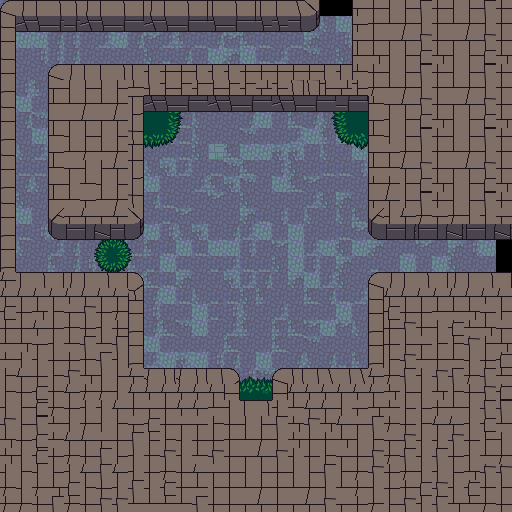

Below is a game level as drawn by its tile map, then a one-line description and the .tmx that defines it (tile-layer data replaced by summaries):
An orthogonal 32x32 tile map with 16x16 px tiles, 3 tile layers (Floor, Spawns, Walls) and 8 objects.

<map version="1.4" tiledversion="1.4.1" orientation="orthogonal" renderorder="right-down" width="32" height="32" tilewidth="16" tileheight="16" infinite="0" nextlayerid="7" nextobjectid="11">
 <tileset firstgid="1" name="tile_terrain" tilewidth="16" tileheight="16" tilecount="4096" columns="64">
  <image source="tile_terrain.png" width="1024" height="1024" />
 </tileset>
 <layer id="1" name="Floor" width="32" height="32">
  <properties>
   <property name="tilesheet" value="terrain" />
  </properties>
  <data>[1024 cells, 1024 non-empty, 36 distinct tile ids]</data>
 </layer>
 <layer id="6" name="Spawns" width="32" height="32">
  <data>[1024 cells, 32 non-empty, 26 distinct tile ids]</data>
 </layer>
 <layer id="4" name="Walls" width="32" height="32">
  <properties>
   <property name="cannotPass" type="bool" value="true" />
   <property name="tilesheet" value="terrain" />
  </properties>
  <data>[1024 cells, 694 non-empty, 56 distinct tile ids]</data>
 </layer>
 <objectgroup id="5" name="Interactions">
  <object id="2" x="312.667" y="0.333333" width="46.3333" height="16">
   <properties>
    <property name="goToMap" value="bossArea_tmx" />
    <property name="goToX" type="int" value="248" />
    <property name="goToY" type="int" value="490" />
    <property name="isDoor" type="bool" value="true" />
   </properties>
  </object>
  <object id="3" x="496.167" y="236" width="15.7273" height="39.5">
   <properties>
    <property name="goToMap" value="startingArea_tmx" />
    <property name="goToX" type="int" value="18" />
    <property name="goToY" type="int" value="70" />
    <property name="isDoor" type="bool" value="true" />
   </properties>
  </object>
  <object id="5" x="94" y="241.333" width="37.3333" height="29.3333">
   <properties>
    <property name="enemyType" value="spider" />
    <property name="isSpawn" type="bool" value="true" />
   </properties>
  </object>
  <object id="6" x="240.061" y="367.667" width="32.2424" height="31.6666">
   <properties>
    <property name="enemyType" value="spider" />
    <property name="isSpawn" type="bool" value="true" />
   </properties>
  </object>
  <object id="7" x="144" y="112" width="31.5" height="32">
   <properties>
    <property name="enemyType" value="spider" />
    <property name="isSpawn" type="bool" value="true" />
   </properties>
  </object>
  <object id="8" x="335" y="112.5" width="32.5" height="32">
   <properties>
    <property name="enemyType" value="spider" />
    <property name="isSpawn" type="bool" value="true" />
   </properties>
  </object>
  <object id="9" x="346.667" y="221.333" width="19.3333" height="64">
   <properties>
    <property name="isTrap" type="bool" value="true" />
   </properties>
  </object>
  <object id="10" x="2.84033" y="2.27543" width="67.5561" height="63.0523">
   <properties>
    <property name="music" value="ambientalTheme" />
   </properties>
   <ellipse />
  </object>
 </objectgroup>
</map>
